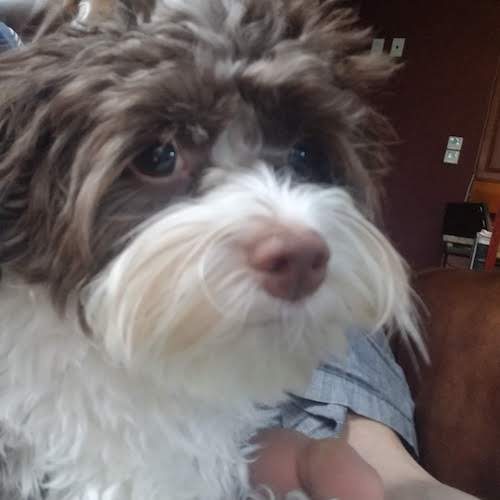
#> input picture _data/photos/dog/xander_3.jpg, 500 x 500 px, found by its file name
$ python meme_engine.py
#> lines starting #> are read from the running program, lines starting #| are printed output that depends on the picture
### meme_generator/fonts.py
"""
    defines FontId and get_font()
    to create an ImageFont
    from fonts that are included in this project
"""
import os
from enum import Enum
from typing import Dict

from PIL import ImageFont

_CURRENT_DIR = os.path.dirname(__file__)

_FONTS_DIR = os.path.join(_CURRENT_DIR, "font_data")


class FontId(Enum):
    """
    All the fonts we support
    """

    K_LILITA_ONE_REGULAR = "k_lilita_one_regular"
    K_MERRIWEATHER_REGULAR = "k_merriweather_regular"


_FONT_PATHS: Dict[FontId, str] = {
    FontId.K_LILITA_ONE_REGULAR: os.path.join(
        _FONTS_DIR, "Lilita_One", "LilitaOne-Regular.ttf"
    ),
    FontId.K_MERRIWEATHER_REGULAR: os.path.join(
        _FONTS_DIR, "Merriweather", "Merriweather-Regular.ttf"
    ),
}


def get_font(font_id: FontId, size: int) -> ImageFont.FreeTypeFont:
    """
    Return an ImageFont from a ttf file that we have

    :param font_id: a value from enim FontId e.g. FontId.K_LILITA_ONE_REGULAR
    :param size: font size e.g. 20
    """
    path = _FONT_PATHS[font_id]
    font = ImageFont.truetype(path, size=size)
    return font

### meme_generator/meme_engine.py
import os
import random
import textwrap
from typing import Optional

from PIL import Image, ImageDraw, ImageFont

from meme_generator.fonts import FontId, get_font

MARGIN = 10
OFFSET = 30
QUOTE_LINE_SPACING = 4
AUTHOR_INDENT = 40
AUTHOR_EXTRA_LINE_SPACING = 10
QUOTE_TEXTWRAP_WIDTH = 40


def generate_random_image_path(directory: str) -> str:
    """
    Generate a random output filepath for generated memes
    """
    random_int = random.randint(
        100000, 999999
    )  # Generate a random integer between 1000 and 9999
    filename = (
        f"generated_{random_int}.jpg"  # Create a filename using the random integer
    )
    return os.path.join(
        directory, filename
    )  # Combine the directory and filename to create the full path


class MemeEngine:

    def __init__(self, output_directory: str, font: ImageFont.FreeTypeFont):
        """
        Arguments:
            in_path {str} -- the file location for the input image.
            out_path {str} -- the desired location for the output image.
            crop {tuple} -- The crop rectangle, as a (left, upper, right, lower)-tuple. Default=None.
        """
        self._static_directory = output_directory
        self._font = font

    @classmethod
    def make_default_engine(cls, output_directory):
        """
        Make an engine appropriate for this project
        """
        font = get_font(FontId.K_LILITA_ONE_REGULAR, size=20)
        return cls(output_directory=output_directory, font=font)

    def make_meme(self, img_path: str, text: str, author: str, width=500) -> str:
        """
        returns: relative URL path of image
        """
#> called with img_path = '_data/photos/dog/xander_3.jpg', text = "don't do it", author = 'thor', width = 500
        img_object = Image.open(img_path)
#> img_object is the input picture: PIL image 500x500 RGB; mean R, G, B 112.3, 103.5, 102.9

        outpath = generate_random_image_path(directory=self._static_directory)
        max_width = width

        if width is not None:
            ratio = width / float(img_object.size[0])
#> ratio = 1
            height = int(ratio * float(img_object.size[1]))
#> height = 500
            img_object = img_object.resize((width, height), Image.NEAREST)

        draw = ImageDraw.Draw(img_object)

        wrapped_text = textwrap.fill(text, width=QUOTE_TEXTWRAP_WIDTH)
        author_text = f"- {author}"

        # set starting coordinates
        x = MARGIN
        y = OFFSET

        # Draw quote text
        for line in wrapped_text.split("\n"):

            self._draw_text_with_outline(draw=draw, x=x, y=y, text=line)

            # Get height of the text and update y for next line
            y += self._get_text_height(draw=draw, text=line)
            y += QUOTE_LINE_SPACING
#> this loop made 1 pass
#> y on pass 1: 49
#> after the loop, y = 49

        # Draw author with extra offset and indent
        y += AUTHOR_EXTRA_LINE_SPACING
#> y = 59
        x += AUTHOR_INDENT
        self._draw_text_with_outline(draw=draw, x=x, y=y, text=author_text)

        img_object.save(outpath)
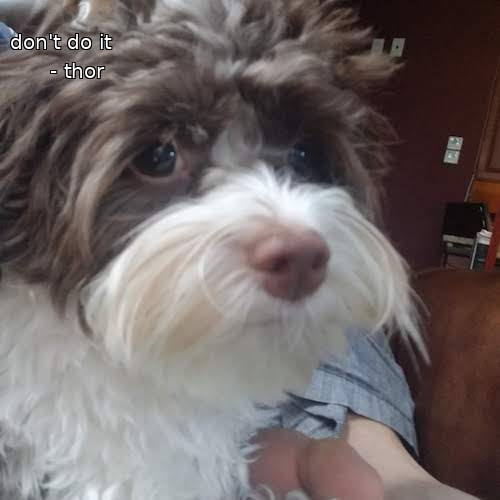
#> saved as generated_985440.jpg: PIL image 500x500 RGB; mean R, G, B 112.2, 103.5, 102.9
        return outpath

    def _get_text_height(self, draw: ImageDraw.ImageDraw, text: str) -> int:
        bounding_box = draw.textbbox((0, 0), text, font=self._font)
        upper_y = bounding_box[3]
        bottom_y = bounding_box[1]
        height = upper_y - bottom_y
        return height

    def _draw_text_with_outline(
        self, draw: ImageDraw.ImageDraw, x: int, y: int, text: str
    ):
        """
        Draw a black outline around white text.
        """
        # Draw the black outline
        draw.text((x - 1, y - 1), text, font=self._font, fill="black")
        draw.text((x + 1, y - 1), text, font=self._font, fill="black")
        draw.text((x - 1, y + 1), text, font=self._font, fill="black")
        draw.text((x + 1, y + 1), text, font=self._font, fill="black")

        # draw white text on top of the black outline.
        draw.text((x, y), text, font=self._font, fill="white")


if __name__ == "__main__":
    meme_engine = MemeEngine.make_default_engine(output_directory="static")
    outpath = meme_engine.make_meme(
        img_path="_data/photos/dog/xander_3.jpg", text="don't do it", author="thor"
    )
    print(outpath)


# end

$ run again, with _data/photos/dog/xander_1.jpg copied over _data/photos/dog/xander_3.jpg
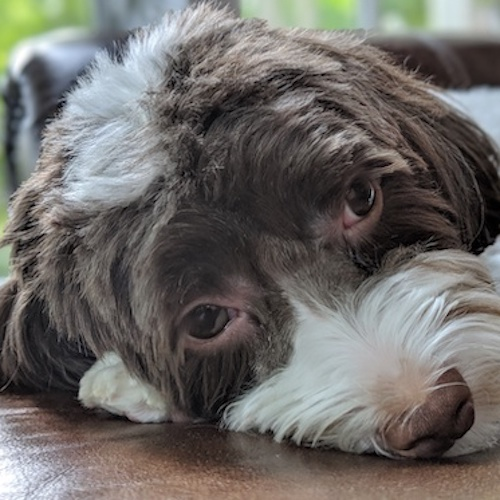
#> input picture _data/photos/dog/xander_1.jpg, 500 x 500 px, found by its file name
#> in make_meme, img_object is the input picture: PIL image 500x500 RGB; mean R, G, B 108.3, 105.2, 101.9
#> the loop in make_meme, `for line in wrapped_text.split("\n"): ` made 1 pass
#> y on pass 1: 49
#> after the loop in make_meme, `for line in wrapped_text.split("\n"):`: y = 49
#> in make_meme, `y += AUTHOR_EXTRA_LINE_SPACING`: y = 59
#> in make_meme, `img_object.save(outpath)`:
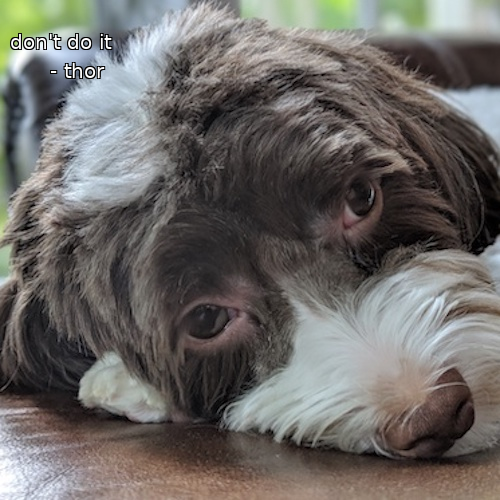
#> saved as generated_985440.jpg: PIL image 500x500 RGB; mean R, G, B 108, 104.8, 101.6

$ run again, with _data/photos/dog/xander_2.jpg copied over _data/photos/dog/xander_3.jpg
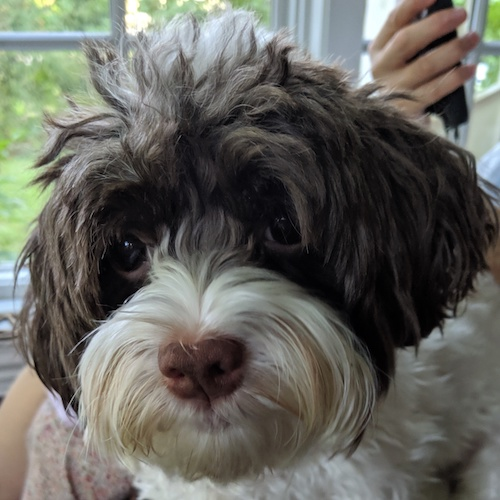
#> input picture _data/photos/dog/xander_2.jpg, 500 x 500 px, found by its file name
#> in make_meme, img_object is the input picture: PIL image 500x500 RGB; mean R, G, B 100.3, 99.9, 93.2
#> the loop in make_meme, `for line in wrapped_text.split("\n"): ` made 1 pass
#> y on pass 1: 49
#> after the loop in make_meme, `for line in wrapped_text.split("\n"):`: y = 49
#> in make_meme, `y += AUTHOR_EXTRA_LINE_SPACING`: y = 59
#> in make_meme, `img_object.save(outpath)`:
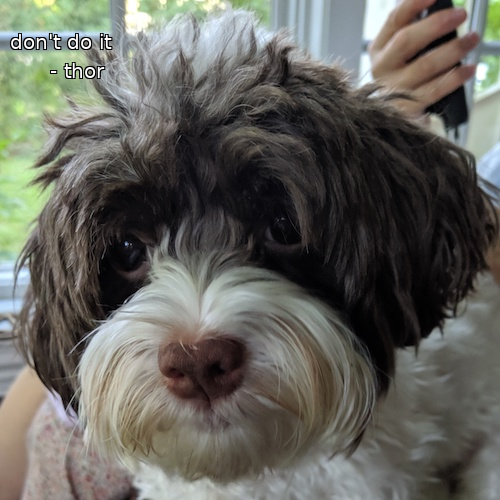
#> saved as generated_985440.jpg: PIL image 500x500 RGB; mean R, G, B 100.1, 99.6, 93

$ run again, with _data/photos/dog/xander_4.jpg copied over _data/photos/dog/xander_3.jpg
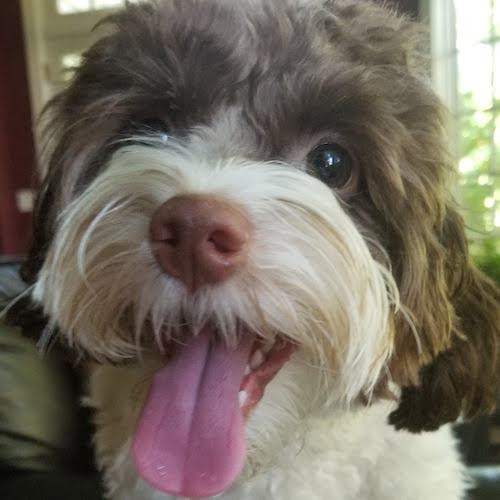
#> input picture _data/photos/dog/xander_4.jpg, 500 x 500 px, found by its file name
#> in make_meme, img_object is the input picture: PIL image 500x500 RGB; mean R, G, B 118.6, 110.1, 98.5
#> the loop in make_meme, `for line in wrapped_text.split("\n"): ` made 1 pass
#> y on pass 1: 49
#> after the loop in make_meme, `for line in wrapped_text.split("\n"):`: y = 49
#> in make_meme, `y += AUTHOR_EXTRA_LINE_SPACING`: y = 59
#> in make_meme, `img_object.save(outpath)`:
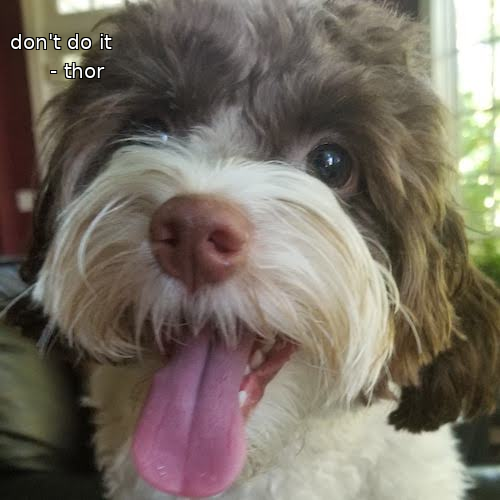
#> saved as generated_985440.jpg: PIL image 500x500 RGB; mean R, G, B 118.7, 110.2, 98.7
